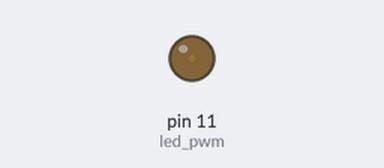
A sketch run on a simulated Arduino Uno, built with avr-gcc and run on an emulated ATmega328P. Parts: output pins drawn as LEDs (lit = HIGH).

Above: at 0.05 s.
At 0.7 s:
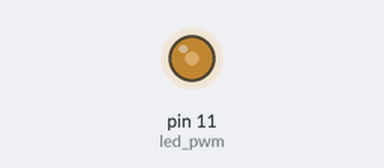
At 1.4 s:
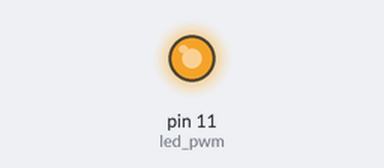
At 2.75 s:
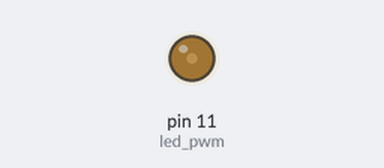
Timing chart, 0 to 7.0 s (numbered marks = the images above):
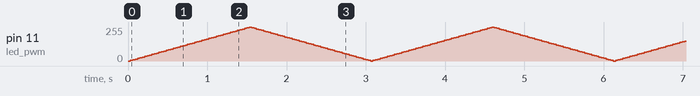

The sketch:

dutyratio.ino
```cpp
const int led_pwm = 11;

void setup() {
  // put your setup code here, to run once:

}

void loop() {
 for (int i = 0; i < 255; i+=5){
  analogWrite(led_pwm, i);
  delay(30);
 }

 for(int i=255; i>0; i-=5){
  analogWrite(led_pwm ,i);
  delay(30);
 }

}
```
